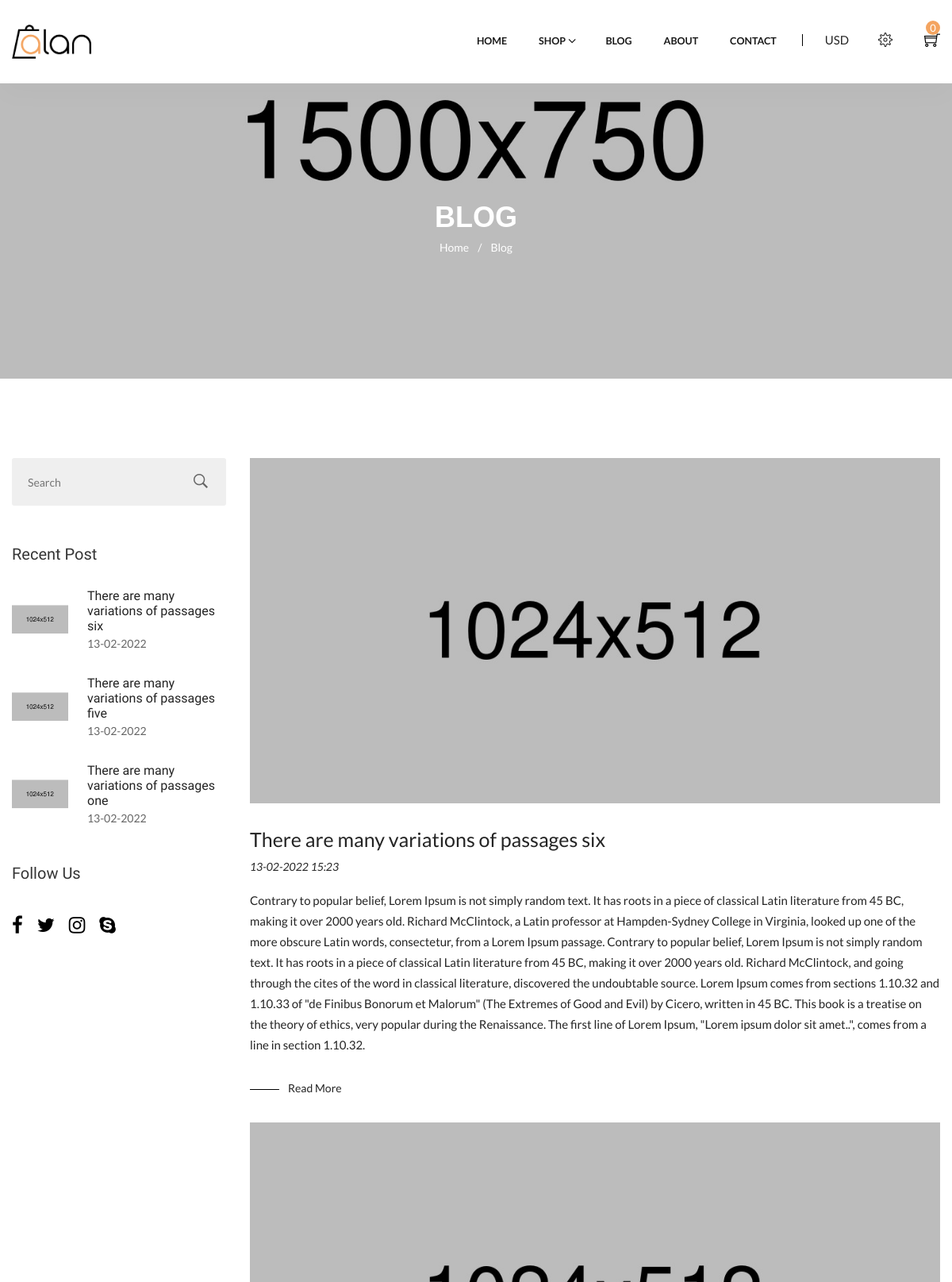
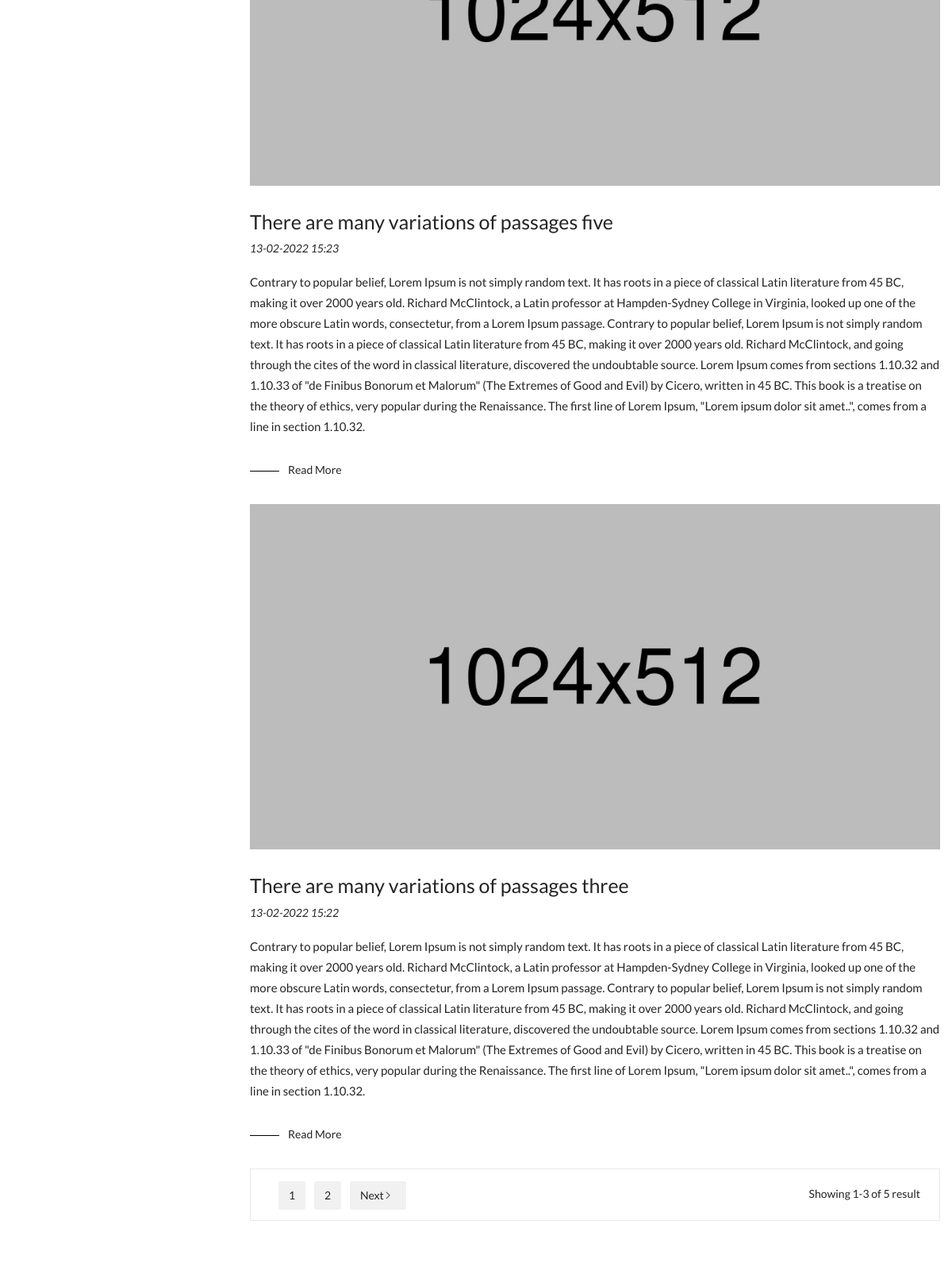
Screenshot of /blog/ (upper part) with the database file from the repository (2 pictures, top to bottom).
### main/models.py (models this page shows, shortened)
class Post(models.Model):
    title = models.CharField(max_length=250, verbose_name="Title")
    slug = models.SlugField(max_length=250, unique=True, db_index=True, verbose_name="URL")
    text = models.TextField(blank=True, verbose_name="Full Text")
    photo = models.ImageField(upload_to="photos/%Y/%m/%d", verbose_name="Image")
    publish = models.DateTimeField(default=timezone.now)
    status = models.BooleanField(default=True, verbose_name="Is published")
    views = models.IntegerField(default=0)
    class Meta:
        ordering = ('-publish',)
    def get_absolute_url(self):
        return reverse('blog_single', kwargs={'post_slug': self.slug})

### main/views.py (the view)
# urls.py: path('blog/', views.blog, name='blog'),
def blog(request):
    search_query = request.GET.get('search', '')
    if search_query:
        posts = Post.objects.filter(Q(title__icontains=search_query) | Q(text__icontains=search_query))
    else:
        posts = Post.objects.filter(status=True)
    recent = Post.objects.all().order_by('-views')[:3]
    p = Paginator(posts, 3)
    page_number2 = request.GET.get('page')
    page_obj2 = p.get_page(page_number2)
    return render(request, 'main/blog.html', {'el': page_obj2,
                                              'posts': posts,
                                              'recent': recent,
                                              'categories': categories,
                                              'title': "Blog"})

### cart/cart.py (called while the page is built)
    def __len__(self):
        return sum(item['quantity'] for item in self.cart.values())

    def get_total_price(self):
        return sum(Decimal(item['price']) * item['quantity'] for item in
                   self.cart.values())

### cart/context_processors.py (called while the page is built)
def cart(request):
    return {'cart': Cart(request)}

### main/models.py (called while the page is built)
    def get_absolute_url(self):
        return reverse('shop', kwargs={'category_slug': self.slug})

### main/templates/main/blog.html (shortened to what this page needs)
{% extends 'main/layout.html' %}
{% load static %}
  {% block main %}
  <main class="main-content site-wrapper-reveal">
    <section class="page-title-area" data-bg-img="{% static 'main/assets/img/photos/bg-page-title.webp' %}">
      <div class="container">
        <div class="row">
          <div class="col-lg-12">
            <div class="page-title-content text-center">
              <h2 class="title text-white">Blog</h2>
              <div class="bread-crumbs"><a href="/">Home<span class="breadcrumb-sep">/</span></a><span class="active">Blog</span></div>
            </div>
          </div>
        </div>
      </div>
    </section>
    <section class="blog-grid-area">
      <div class="container">
        <div class="row flex-row-reverse">
          <div class="col-lg-9">
            <div class="blog-content-area post-items-style2">
              <div class="row">
                {% for e in el %}
                <div class="col-md-6 col-lg-12">
                  <div class="post-item">
                    <div class="thumb">
                     <a href="{{e.get_absolute_url}}"><img src="{{e.photo.url}}" alt="Blog"></a>
                    </div>
                    <div class="content">
                      <div class="inner-content">
                        <h4 class="title">
                          <a href="{{e.get_absolute_url}}">{{e.title}}</a>
                        </h4>
                        <div class="meta">
                          <a class="post-date" href="{{e.get_absolute_url}}">{{e.publish|date:"d-m-Y H:i"}}</a>
                        </div>
                        <p> {{e.text}} </p>
                       <a class="btn-blog" href="{{e.get_absolute_url}}">Read More</a>
                      </div>
                    </div>
                  </div>
                </div>
              {% endfor %}
              </div>
        <div class="pagination-area">
              <nav>
                <ul class="page-numbers">
        {% for p in el.paginator.page_range %}
         <li>
            <a class="page-number" href="?page={{ p }}">{{ p }}</a>
         </li>
        {% endfor %}
                  <li>
                      {% if el.has_next %}
                    <a class="page-number next" href="?page={{ el.next_page_number }}">
                      Next
                      <i class="ion-ios-arrow-right"></i>
                    </a>
                      {% endif %}
                  </li>
                </ul>
              </nav>
              <div class="total-pages">
                <p>Showing {{el.start_index}}-{{el.end_index}} of {{posts.count}} result</p>
              </div>
            </div>
            </div>
          </div>
          <div class="col-lg-3">
            <div class="sidebar-area mt-md-70">
              <div class="widget">
                <div class="widget-search-box">
                  <form action="{% url 'blog' %}" method="get">
                    <div class="form-input-item">
                      <input type="text" id="search2" placeholder="Search" name="search">
                      <button type="submit" class="btn-src">
                        <i class="ion-ios-search-strong"></i>
                      </button>
                    </div>
                  </form>
                </div>
              </div>
              <div class="widget">
                <h3 class="widget-title">Recent Post</h3>
                <div class="widget-blog-post">
                  <ul>
                    {% for post in recent %}
                    <li>
                      <div class="thumb">
                        <a href="{{post.get_absolute_url}}"><img src="{{post.photo.url}}" alt="Image-HasTech"></a>
                      </div>
                      <div class="content">
                        <a href="{{post.get_absolute_url}}">{{post.title}}</a>
                        <span>{{post.publish|date:"d-m-Y"}}</span>
                      </div>
                    </li>
                    {% endfor %}
                  </ul>
                </div>
              </div>
              <div class="widget mb-0 pb-3">
                <h3 class="widget-title">follow us</h3>
                <div class="widget-socials">
                  <a href="#/"><i class="fa fa-facebook"></i></a>
                  <a href="#/"><i class="fa fa-twitter"></i></a>
                  <a href="#/"><i class="fa fa-instagram"></i></a>
                  <a href="#/"><i class="fa fa-skype"></i></a>
                </div>
              </div>
            </div>
          </div>
        </div>
      </div>
    </section>
  </main>
 {% endblock %}

### rows the page displays
Post: photo (picture), title "There are many variations of passages six", publish "13-02-2022 15:23", text "Contrary to popular belief, Lorem Ipsum is not simply random text. It has roots in a piece of classical Latin literature from 45 BC, making it over 2000 years old. Richard McClintock, a Latin professor at Hampden-Sydney College in Virginia, looked up one of the more obscure Latin words, consectetur, from a Lorem Ipsum passage. Contrary to popular belief, Lorem Ipsum is not simply random text. It has roots in a piece of classical Latin literature from 45 BC, making it over 2000 years old. Richard McClintock, and going through the cites of the word in classical literature, discovered the undoubtable source. Lorem Ipsum comes from sections 1.10.32 and 1.10.33 of \"de Finibus Bonorum et Malorum\"…", publish "13-02-2022"
Post: photo (picture), title "There are many variations of passages five", publish "13-02-2022 15:23", text "Contrary to popular belief, Lorem Ipsum is not simply random text. It has roots in a piece of classical Latin literature from 45 BC, making it over 2000 years old. Richard McClintock, a Latin professor at Hampden-Sydney College in Virginia, looked up one of the more obscure Latin words, consectetur, from a Lorem Ipsum passage. Contrary to popular belief, Lorem Ipsum is not simply random text. It has roots in a piece of classical Latin literature from 45 BC, making it over 2000 years old. Richard McClintock, and going through the cites of the word in classical literature, discovered the undoubtable source. Lorem Ipsum comes from sections 1.10.32 and 1.10.33 of \"de Finibus Bonorum et Malorum\"…", publish "13-02-2022"
Post: photo (picture), title "There are many variations of passages three", publish "13-02-2022 15:22", text "Contrary to popular belief, Lorem Ipsum is not simply random text. It has roots in a piece of classical Latin literature from 45 BC, making it over 2000 years old. Richard McClintock, a Latin professor at Hampden-Sydney College in Virginia, looked up one of the more obscure Latin words, consectetur, from a Lorem Ipsum passage. Contrary to popular belief, Lorem Ipsum is not simply random text. It has roots in a piece of classical Latin literature from 45 BC, making it over 2000 years old. Richard McClintock, and going through the cites of the word in classical literature, discovered the undoubtable source. Lorem Ipsum comes from sections 1.10.32 and 1.10.33 of \"de Finibus Bonorum et Malorum\"…"
Post: photo (picture), title "There are many variations of passages one", publish "13-02-2022"

### other values shown
{{ cart|length }} "0"
{{ p }} "1" "2"
{{ el.start_index }} "1"
{{ el.end_index }} "3"
{{ posts.count }} "5"
